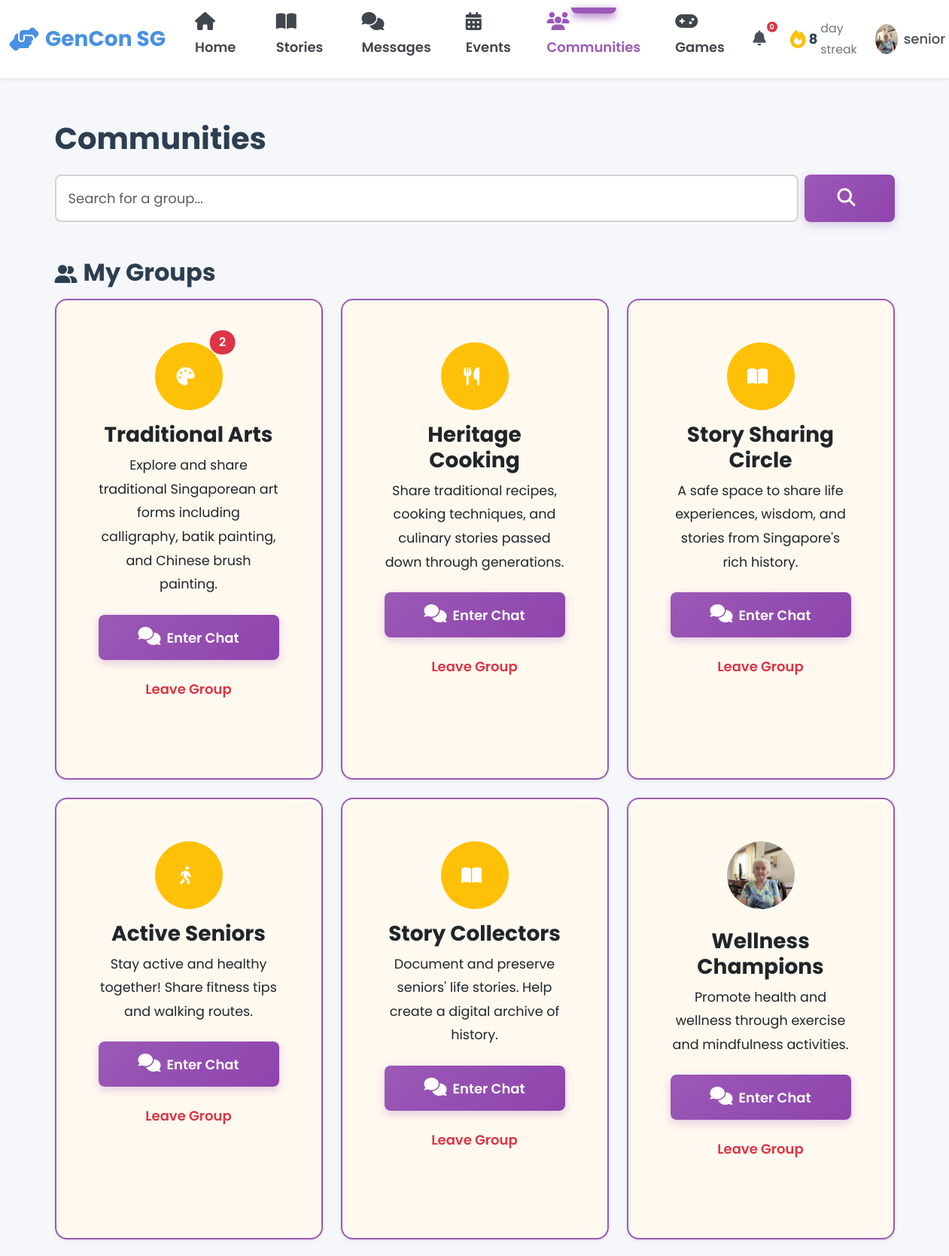
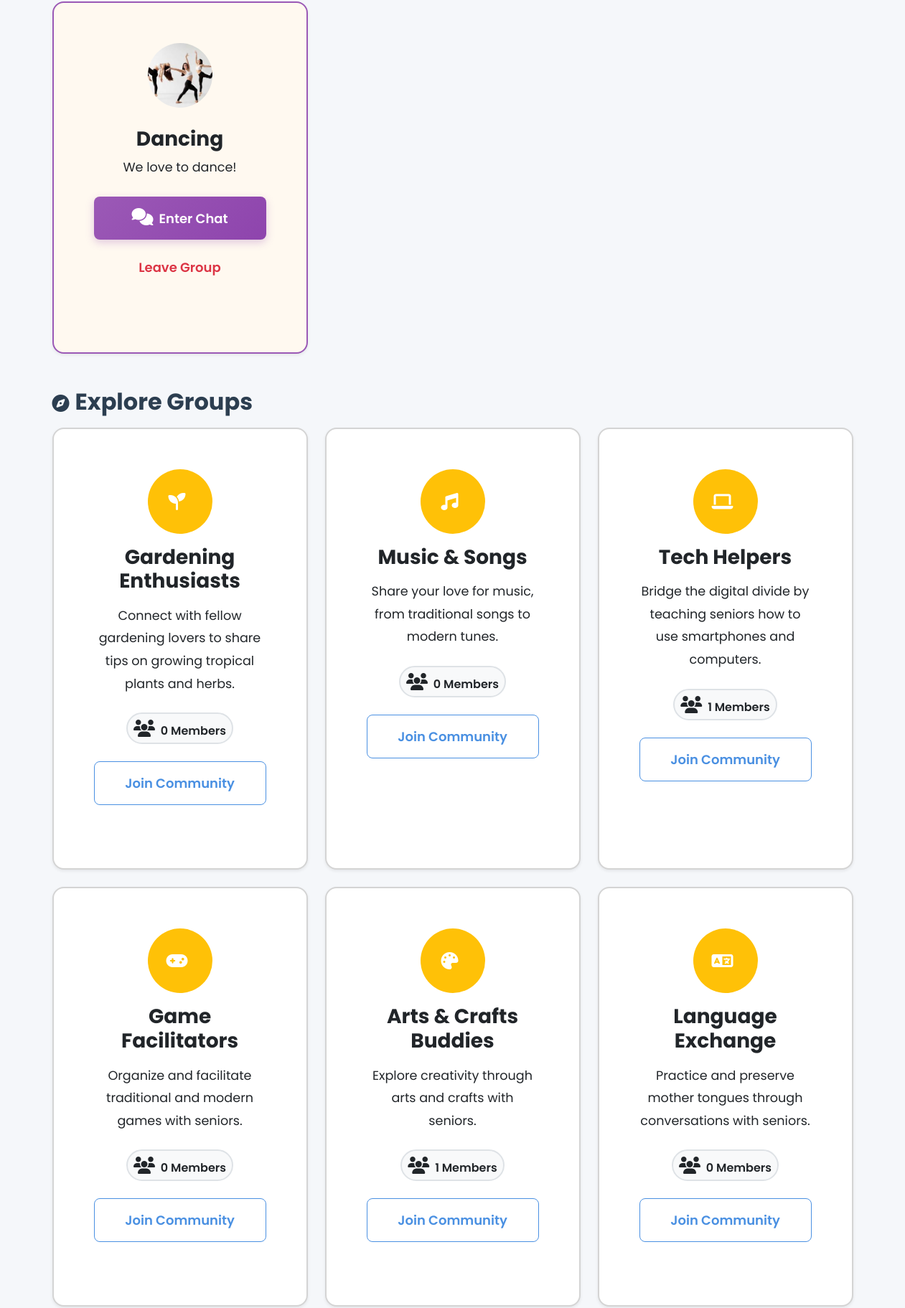
Page /senior/communities (signed in, upper part) on the committed database (2 pictures, top to bottom).
### models.py (models this page shows, shortened)
class Community(db.Model):
    __tablename__ = 'communities'
    id = db.Column(db.Integer, primary_key=True)
    name = db.Column(db.String(100), nullable=False, unique=True)
    type = db.Column(db.String(20), nullable=False)  # Story, Hobby, Learning
    description = db.Column(db.Text)
    rules = db.Column(db.Text)
    icon = db.Column(db.String(50), default='fas fa-users')
    banner_class = db.Column(db.String(50), default='default')
    tags = db.Column(db.String(255))  # Comma separated tags
    photo_url = db.Column(db.String(255))
    member_count = db.Column(db.Integer, default=0)
    created_by = db.Column(db.Integer, db.ForeignKey('users.id'), nullable=False)
    created_at = db.Column(db.DateTime, default=datetime.utcnow, nullable=False)
    creator = db.relationship('User')
    members = db.relationship('CommunityMember', back_populates='community',
                             lazy='dynamic', cascade='all, delete-orphan')
    posts = db.relationship('CommunityPost', back_populates='community',
                           lazy='dynamic', cascade='all, delete-orphan')

### blueprints/senior.py (the view)
@senior_bp.route('/communities')
@login_required
def communities():
    search_query = request.args.get('q', '')
    user_id = session['user_id']
    query = Community.query
    if search_query:
        query = query.filter(Community.name.ilike(f'%{search_query}%') |
                             Community.description.ilike(f'%{search_query}%'))
    all_communities = query.all()
    my_communities = []
    other_communities = []
    for comm in all_communities:
        member = CommunityMember.query.filter_by(community_id=comm.id, user_id=user_id).first()
        comm.is_joined = member is not None
        comm.post_count = comm.posts.count()
        if comm.is_joined:
            last_viewed = member.last_viewed_at or member.joined_at
            unread = CommunityPost.query.filter(
                CommunityPost.community_id == comm.id,
                CommunityPost.created_at > last_viewed
            ).count()
            comm.unread_count = unread
            my_communities.append(comm)
        else:
            other_communities.append(comm)
    return render_template('senior/communities.html',
                         my_communities=my_communities,
                         other_communities=other_communities,
                         search_query=search_query)

### app.py (called while the page is built)
@app.context_processor
def inject_user():
    user_streak = 0
    if 'user_id' in session:
        from models import Streak
        streak = Streak.query.filter_by(user_id=session['user_id']).first()
        if streak:
            user_streak = streak.current_streak
    return dict(session=session, user_streak=user_streak)

@app.after_request
def add_security_headers(response):
    csp = (
        "default-src 'self'; "
        "script-src 'self' 'unsafe-inline' 'unsafe-eval' blob: https://cdn.jsdelivr.net https://cdnjs.cloudflare.com; "
        "style-src 'self' 'unsafe-inline' https://cdn.jsdelivr.net https://cdnjs.cloudflare.com https://fonts.googleapis.com; "
        "font-src 'self' https://cdnjs.cloudflare.com https://fonts.gstatic.com; "
        "img-src 'self' data: blob: https:; "
        "connect-src 'self' ws: wss: https://cdn.jsdelivr.net https://cdnjs.cloudflare.com; "
        "worker-src 'self' blob:;"
    )
    response.headers['Content-Security-Policy'] = csp
    return response

@app.template_filter('fix_pfp')
def fix_pfp_filter(path):
    if not path:
        return 'images/default-avatar.png'
    if path.startswith('images/'):
        return path
    if path.startswith('http'):
        return path
    return f'images/{path}'

### blueprints/senior.py (called while the page is built)
def login_required(f):
    @wraps(f)
    def decorated_function(*args, **kwargs):
        if 'user_id' not in session:
            flash('Please login to access this page', 'warning')
            return redirect(url_for('auth.login', role='senior'))
        if session.get('role') != 'senior':
            flash('Access denied. Senior account required.', 'danger')
            return redirect(url_for('index'))
        return f(*args, **kwargs)
    return decorated_function

### templates/senior/communities.html (shortened to what this page needs)
{% extends "base.html" %}
{% block body_class %}senior-dashboard{% endblock %}
{% block content %}
<div class="container py-4">
    <h1 class="mb-4" style="color: var(--senior-text);">Communities</h1>
    <div class="mb-5">
        <form action="{{ url_for('senior.communities') }}" method="GET" class="d-flex gap-2">
            <input type="text" name="q" class="form-control form-control-lg border-2" style="border-color: var(--senior-border);" placeholder="Search for a group..." value="{{ search_query }}">
            <button type="submit" class="btn btn-primary btn-lg px-4"><i class="fas fa-search"></i></button>
        </form>
    </div>
    {% if my_communities %}
    <h2 class="mb-3" style="color: var(--senior-text);"><i class="fas fa-user-group me-2"></i>My Groups</h2>
    <div class="row g-4 mb-5">
        {% for community in my_communities %}
        <div class="col-md-6 col-lg-4">
            <div class="card h-100 shadow-sm border-2" style="border-color: var(--senior-primary); background-color: #FFF9F0;">
                <div class="card-body text-center p-4">
                    <div class="position-relative d-inline-block">
                        {% if community.photo_url %}
                        <img src="{{ url_for('static', filename=community.photo_url) }}" alt="{{ community.name }}" class="rounded-circle mb-3" style="width: 90px; height: 90px; object-fit: cover;">
                        {% else %}
                        <div class="rounded-circle bg-warning text-white d-inline-flex align-items-center justify-content-center mb-3" style="width: 90px; height: 90px; font-size: 2.5rem;">
                            <i class="{{ community.icon }}"></i>
                        </div>
                        {% endif %}
                        {% if community.unread_count > 0 %}
                        <span class="position-absolute top-0 start-100 translate-middle badge rounded-pill bg-danger border border-light" style="font-size: 1rem; padding: 0.5em 0.8em;">
                            {{ community.unread_count }}
                        </span>
                        {% endif %}
                    </div>
                    <h3 class="card-title mb-2">{{ community.name }}</h3>
                    <p class="card-text mb-4" style="font-size: 1.1rem;">{{ community.description }}</p>
                    <div class="d-grid gap-2">
                        <a href="{{ url_for('senior.view_community', community_id=community.id) }}" class="btn btn-primary btn-lg">
                            <i class="fas fa-comments me-2"></i>Enter Chat
                        </a>
                        <button onclick="toggleJoin({{ community.id }})" class="btn btn-outline-danger">
                            Leave Group
                        </button>
                    </div>
                </div>
            </div>
        </div>
        {% endfor %}
    </div>
    {% endif %}
    <h2 class="mb-3" style="color: var(--senior-text);"><i class="fas fa-compass me-2"></i>Explore Groups</h2>
    <div class="row g-4">
        {% for community in other_communities %}
        <div class="col-md-6 col-lg-4">
            <div class="card h-100 shadow-sm border-2" style="border-color: var(--senior-border);">
                <div class="card-body text-center p-4">
                    {% if community.photo_url %}
                    <img src="{{ url_for('static', filename=community.photo_url) }}" alt="{{ community.name }}" class="rounded-circle mb-3" style="width: 90px; height: 90px; object-fit: cover;">
                    {% else %}
                    <div class="rounded-circle bg-warning text-white d-inline-flex align-items-center justify-content-center mb-3" style="width: 90px; height: 90px; font-size: 2.5rem;">
                        <i class="{{ community.icon }}"></i>
                    </div>
                    {% endif %}
                    <h3 class="card-title mb-3">{{ community.name }}</h3>
                    <p class="card-text mb-4" style="font-size: 1.1rem;">{{ community.description }}</p>
                    <div class="d-flex justify-content-center gap-3 mb-4">
                        <span class="badge bg-light text-dark border border-2 p-2" style="font-size: 1rem;">
                            <i class="fas fa-users me-1"></i> {{ community.member_count }} Members
                        </span>
                    </div>
                    <div class="d-grid gap-3">
                        <button onclick="toggleJoin({{ community.id }})" class="btn btn-outline-primary btn-lg">
                            Join Community
                        </button>
                    </div>
                </div>
            </div>
        </div>
        {% endfor %}
    </div>
</div>
{% endblock %}

### static/css/main.css (style rules this page uses)
:root { --primary-color: #4A90E2; --primary-hover: #357ABD; --secondary-color: #7B68EE; --success-color: #28A745; --warning-color: #FFC107; --danger-color: #DC3545; --info-color: #17A2B8; --senior-primary: #E67E22; --senior-secondary: #2ECC71; --senior-accent: #F39C12; --youth-primary: #9B59B6; --youth-secondary: #3498DB; --youth-accent: #E74C3C; --admin-primary: #34495E; --admin-secondary: #16A085; --admin-accent: #E67E22; --white: #FFFFFF; --black: #000000; --gray-100: #F8F9FA; --gray-200: #E9ECEF; --gray-300: #DEE2E6; --gray-400: #CED4DA; --gray-500: #ADB5BD; --gray-600: #6C757D; --gray-700: #495057; --gray-800: #343A40; --gray-900: #212529; --font-family: 'Poppins', -apple-system, BlinkMacSystemFont, 'Segoe UI', sans-serif; --font-size-base: 16px; --font-size-sm: 14px; --font-size-lg: 18px; --font-size-xl: 20px; --font-size-xxl: 24px; --font-weight-light: 300; --font-weight-normal: 400; --font-weight-medium: 500; --font-weight-semibold: 600; --font-weight-bold: 700; --spacing-xs: 0.25rem; --spacing-sm: 0.5rem; --spacing-md: 1rem; --spacing-lg: 1.5rem; --spacing-xl: 2rem; --spacing-xxl: 3rem; --border-radius-sm: 0.25rem; --border-radius-md: 0.5rem; --border-radius-lg: 1rem; --border-radius-xl: 1.5rem; --border-radius-pill: 50rem; --shadow-sm: 0 1px 2px rgba(0, 0, 0, 0.05); --shadow-md: 0 4px 6px rgba(0, 0, 0, 0.1); --shadow-lg: 0 10px 15px rgba(0, 0, 0, 0.15); --shadow-xl: 0 20px 25px rgba(0, 0, 0, 0.2); --transition-fast: 150ms ease-in-out; --transition-base: 300ms ease-in-out; --transition-slow: 500ms ease-in-out; --z-dropdown: 1000; --z-sticky: 1020; --z-fixed: 1030; --z-modal-backdrop: 1040; --z-modal: 1050; --z-popover: 1060; --z-tooltip: 1070; }
* { margin: 0; padding: 0; box-sizing: border-box; }
a { text-decoration: none; color: inherit; transition: color var(--transition-fast); }
img { max-width: 100%; height: auto; display: block; }
body { font-family: var(--font-family); font-size: var(--font-size-base); font-weight: var(--font-weight-normal); line-height: 1.6; color: var(--gray-900); background-color: var(--gray-100); overflow-x: hidden; }
h1, h2, h3, h4, h5, h6 { font-weight: var(--font-weight-bold); line-height: 1.2; margin-bottom: var(--spacing-md); color: var(--gray-900); }
h1 { font-size: 2.5rem; }
h2 { font-size: 2rem; }
h3 { font-size: 1.75rem; }
p { margin-bottom: var(--spacing-md); }
.btn { display: inline-block; font-weight: var(--font-weight-medium); text-align: center; white-space: nowrap; vertical-align: middle; user-select: none; border: 1px solid transparent; padding: 0.625rem 1.25rem; font-size: var(--font-size-base); line-height: 1.5; border-radius: var(--border-radius-md); transition: all var(--transition-base); cursor: pointer; }
.btn-primary { background-color: var(--primary-color); color: var(--white); border-color: var(--primary-color); }
.btn-outline-primary { color: var(--primary-color); border-color: var(--primary-color); background-color: transparent; }
.btn-lg { padding: 0.875rem 1.75rem; font-size: var(--font-size-lg); }
.card { background-color: var(--white); border-radius: var(--border-radius-lg); box-shadow: var(--shadow-md); padding: var(--spacing-lg); margin-bottom: var(--spacing-lg); transition: all var(--transition-base); }
.card-body { padding: var(--spacing-md) 0; }
.form-control { display: block; width: 100%; padding: 0.625rem 0.875rem; font-size: var(--font-size-base); font-weight: var(--font-weight-normal); line-height: 1.5; color: var(--gray-900); background-color: var(--white); border: 1px solid var(--gray-300); border-radius: var(--border-radius-md); transition: border-color var(--transition-fast); }
.badge { display: inline-block; padding: 0.25rem 0.75rem; font-size: 0.875rem; font-weight: var(--font-weight-semibold); line-height: 1; text-align: center; white-space: nowrap; vertical-align: baseline; border-radius: var(--border-radius-pill); }
.mb-2 { margin-bottom: var(--spacing-sm); }
.mb-3 { margin-bottom: var(--spacing-md); }
.mb-4 { margin-bottom: var(--spacing-lg); }
.mb-5 { margin-bottom: var(--spacing-xl); }
.p-2 { padding: var(--spacing-sm); }
.p-4 { padding: var(--spacing-lg); }
.d-flex { display: flex; }
.d-grid { display: grid; }
.justify-content-center { justify-content: center; }
.align-items-center { align-items: center; }
.gap-2 { gap: var(--spacing-sm); }
.gap-3 { gap: var(--spacing-md); }
.text-center { text-align: center; }
.rounded-circle { border-radius: 50%; }
.shadow-sm { box-shadow: var(--shadow-sm); }

### rows in the picture
Community: unread_count "2", name "Traditional Arts", description "Explore and share traditional Singaporean art forms including calligraphy, batik painting, and Chinese brush painting."
Community: name "Heritage Cooking", description "Share traditional recipes, cooking techniques, and culinary stories passed down through generations."
Community: name "Story Sharing Circle", description "A safe space to share life experiences, wisdom, and stories from Singapore's rich history."
Community: name "Active Seniors", description "Stay active and healthy together! Share fitness tips and walking routes."
Community: name "Story Collectors", description "Document and preserve seniors' life stories. Help create a digital archive of history."
Community: photo_url (picture), name "Wellness Champions", description "Promote health and wellness through exercise and mindfulness activities."
Community: photo_url (picture), name "Dancing", description "We love to dance!"
Community: name "Gardening Enthusiasts", description "Connect with fellow gardening lovers to share tips on growing tropical plants and herbs.", member_count "0"
Community: name "Music & Songs", description "Share your love for music, from traditional songs to modern tunes.", member_count "0"
Community: name "Tech Helpers", description "Bridge the digital divide by teaching seniors how to use smartphones and computers.", member_count "1"
Community: name "Game Facilitators", description "Organize and facilitate traditional and modern games with seniors.", member_count "0"
Community: name "Arts & Crafts Buddies", description "Explore creativity through arts and crafts with seniors.", member_count "1"
Community: name "Language Exchange", description "Practice and preserve mother tongues through conversations with seniors.", member_count "0"

### other values in the picture
{{ user_streak|default(0) }} "8"
{{ session.username }} "senior"
